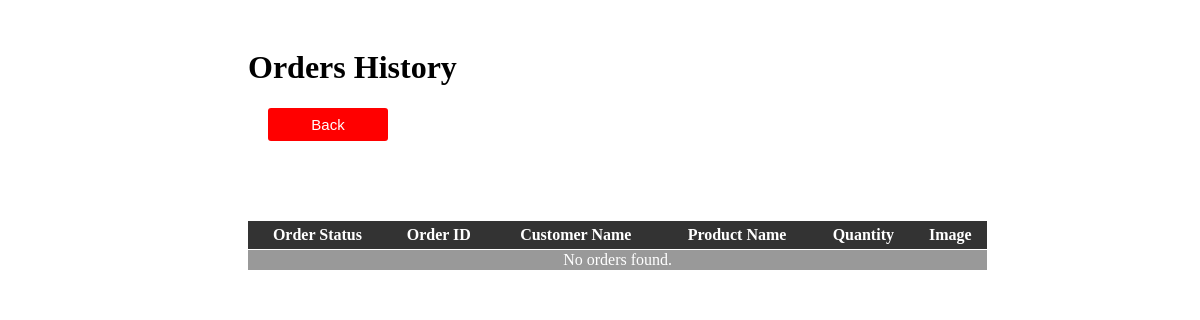
Page /admin/com/orderhistory.php on the earlier database version.
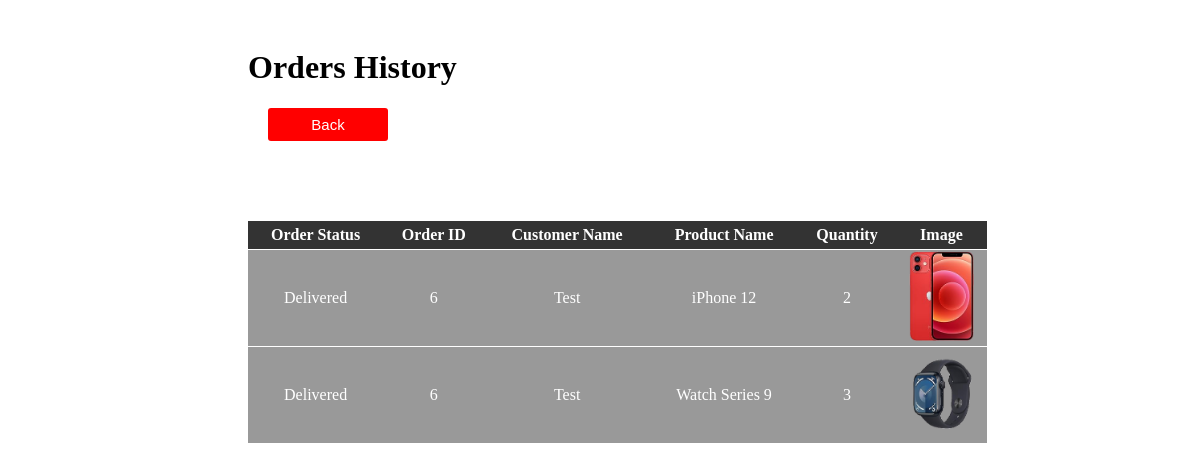
Same page on the later database version.
### tables this page shows
CREATE TABLE `orders` (
  `order_id` int(11) NOT NULL,
  `customer_id` int(11) NOT NULL,
  `order_date` timestamp NOT NULL DEFAULT current_timestamp(),
  `order_status` varchar(255) NOT NULL DEFAULT 'Pending'
);

CREATE TABLE `users` (
  `user_id` int(11) NOT NULL,
  `img` varchar(400) NOT NULL,
  `first_name` varchar(50) NOT NULL,
  `last_name` varchar(50) NOT NULL,
  `gender` varchar(50) NOT NULL,
  `email` varchar(100) NOT NULL,
  `phone` varchar(15) NOT NULL,
  `password` varchar(255) NOT NULL,
  `address` text DEFAULT NULL,
  `registration_date` timestamp NOT NULL DEFAULT current_timestamp()
);

CREATE TABLE `products` (
  `product_id` int(11) NOT NULL,
  `img` varchar(400) NOT NULL,
  `name` varchar(255) NOT NULL,
  `colour` text DEFAULT NULL,
  `price` decimal(60,2) NOT NULL,
  `quantity` int(11) NOT NULL,
  `category_id` int(11) DEFAULT NULL
);

CREATE TABLE `order_items` (
  `order_item_id` int(11) NOT NULL,
  `order_id` int(11) NOT NULL,
  `product_id` int(11) NOT NULL,
  `quantity` int(11) NOT NULL
);

### admin/com/orderhistory.php (the view, shortened to what this page needs)
<?php
include "../../db_connection.php";
?>
<!DOCTYPE html>
<html>
<head>
</head>
<body>
    <div id="content">
            <h1>Orders History</h1>
            <div class="back">
                <a href="../orders.php">
                    <button type="submit" name="shipping" class="btn">Back</button>
                </a>
            </div>
        <table>
            <tr>
                <th>Order Status</th>
                <th>Order ID</th>
                <th>Customer Name</th>
                <th>Product Name</th>
                <th>Quantity</th>
                <th>Image</th>
            </tr>
            <tbody>
                <?php
                $sql = "SELECT o.order_id, o.order_status, u.first_name, p.name, p.img, oi.quantity
                        FROM orders o
                         JOIN users u ON o.customer_id = u.user_id
                         JOIN order_items oi ON o.order_id = oi.order_id
                         JOIN products p ON oi.product_id = p.product_id
                        WHERE o.order_status = 'Delivered'";
                $result = mysqli_query($conn, $sql);
                if (mysqli_num_rows($result) > 0) {
                    while ($row = mysqli_fetch_assoc($result)) {
                        echo "<tr>
                        <td>{$row['order_status']}</td>
                        <td>{$row['order_id']}</td>
                        <td>{$row['first_name']}</td>
                        <td>{$row['name']}</td>
                        <td>{$row['quantity']}</td>
                        <td><img src='../" . $row['img'] . "'></td>
                    </tr>";
                    }
                } else {
                    echo "<tr><td colspan='6'>No orders found.</td></tr>";
                }
                ?>
            </tbody>
        </table>
    </div>
</body>
</html>

Differences in the rows shown:
added orders: order_status "Delivered", order_id "6", customer.first_name "Test", products.name "iPhone 12", order_items.quantity "2", products.img (picture), products.name "Watch Series 9", order_items.quantity "3"
Other differences:
text no longer shown: "No orders found."
